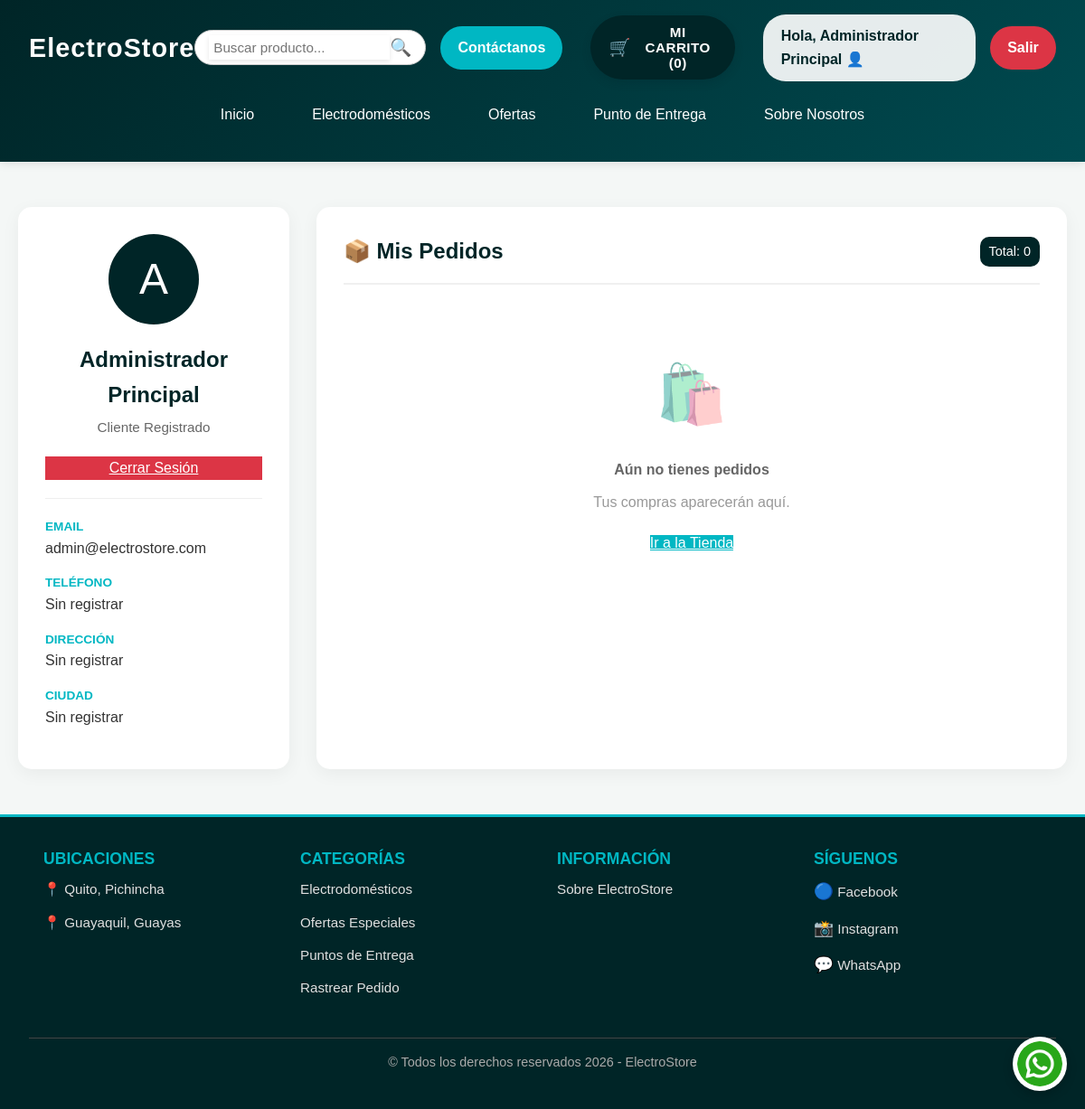
The app's page /perfil.php (signed in) with its own data.
### tables this page shows
CREATE TABLE IF NOT EXISTS Usuarios (
    id_usuario INT AUTO_INCREMENT PRIMARY KEY,
    nombre VARCHAR(100) NOT NULL,
    email VARCHAR(100) NOT NULL UNIQUE,
    contrasena VARCHAR(255) NOT NULL,
    rol ENUM('usuario', 'admin') DEFAULT 'usuario',
    telefono VARCHAR(20),
    direccion TEXT,
    ciudad VARCHAR(100),
    codigo_postal VARCHAR(20),
    activo TINYINT(1) DEFAULT 1,
    fecha_creacion DATETIME DEFAULT CURRENT_TIMESTAMP
);

### perfil.php (the view, shortened to what this page needs)
<?php
require 'includes/header.php';
require 'php/conexion.php';
$id_usuario = $_SESSION['user_id'];
$stmtUser = $conn->prepare("SELECT nombre, email, telefono, direccion, ciudad FROM Usuarios WHERE id_usuario = ?");
$stmtUser->execute([$id_usuario]);
$usuario = $stmtUser->fetch(PDO::FETCH_ASSOC);
$stmt = $conn->prepare("SELECT * FROM Pedidos WHERE id_usuario = ? ORDER BY fecha_pedido DESC");
$stmt->execute([$id_usuario]);
$pedidos = $stmt->fetchAll(PDO::FETCH_ASSOC);
?>
<main>
    <div class="profile-wrapper">
        <aside class="user-card">
            <div class="avatar-circle">
                <?php echo strtoupper(substr($usuario['nombre'], 0, 1)); ?>
            </div>
            <h2><?php echo htmlspecialchars($usuario['nombre']); ?></h2>
            <p>Cliente Registrado</p>
            <a href="php/logout.php" class="btn" style="background:#dc3545; color:white; width:100%; display:block; text-align:center;">Cerrar Sesión</a>
            <div class="info-list">
                <div class="info-item">
                    <strong>Email</strong>
                    <span><?php echo htmlspecialchars($usuario['email']); ?></span>
                </div>
                <div class="info-item">
                    <strong>Teléfono</strong>
                    <span><?php echo !empty($usuario['telefono']) ? htmlspecialchars($usuario['telefono']) : 'Sin registrar'; ?></span>
                </div>
                <div class="info-item">
                    <strong>Dirección</strong>
                    <span><?php echo !empty($usuario['direccion']) ? htmlspecialchars($usuario['direccion']) : 'Sin registrar'; ?></span>
                </div>
                <div class="info-item">
                    <strong>Ciudad</strong>
                    <span><?php echo !empty($usuario['ciudad']) ? htmlspecialchars($usuario['ciudad']) : 'Sin registrar'; ?></span>
                </div>
            </div>
        </aside>
        <section class="orders-card">
            <div class="orders-header">
                <h3>📦 Mis Pedidos</h3>
                <span style="background:#002527; color:white; padding:5px 10px; border-radius:10px; font-size:0.9rem;">
                    Total: <?php echo count($pedidos); ?>
                </span>
            </div>
            <?php if (count($pedidos) > 0): ?>
                <table class="custom-table">
                    <thead>
                        <tr>
                            <th>N° PEDIDO</th>
                            <th>FECHA</th>
                            <th>TOTAL</th>
                            <th>ESTADO</th>
                            <th>ACCIONES</th>
                        </tr>
                    </thead>
                    <tbody>
                        <?php foreach ($pedidos as $p): ?>
                        <tr>
                            <td data-label="Pedido"><strong>#<?php echo $p['id_pedido']; ?></strong></td>
                            <td data-label="Fecha"><?php echo date('d/m/Y', strtotime($p['fecha_pedido'])); ?></td>
                            <td data-label="Total" style="font-weight:bold; color:#002527;">$<?php echo number_format($p['total'], 2); ?></td>
                            <td data-label="Estado">
                                <span class="badge <?php echo ($p['estado'] == 'Completado') ? 'badge-success' : 'badge-warning'; ?>">
                                    <?php echo $p['estado']; ?>
                                </span>
                            </td>
                            <td data-label="Acciones">
                                <a href="php/descargar_factura.php?pedido=<?php echo $p['id_pedido']; ?>&print=true" target="_blank" class="btn-invoice">
                                    📄 Ver Factura
                                </a>
                            </td>
                        </tr>
                        <?php endforeach; ?>
                    </tbody>
                </table>
            <?php else: ?>
                <div style="text-align:center; padding: 40px;">
                    <div style="font-size: 4rem; margin-bottom: 20px; opacity: 0.5;">🛍️</div>
                    <h4 style="color: #666; margin-bottom: 10px;">Aún no tienes pedidos</h4>
                    <p style="color: #999; margin-bottom: 20px;">Tus compras aparecerán aquí.</p>
                    <a href="tienda.php" class="btn" style="background: #00B7C3; color: white;">Ir a la Tienda</a>
                </div>
            <?php endif; ?>
        </section>
    </div>
</main>
<?php require 'includes/footer.php'; ?>

### includes/header.php (shortened to what this page needs)
<?php
$version = time();
?>
<!DOCTYPE html>
<html lang="es">
<head>
    <link rel="stylesheet" href="css/style.css?v=<?php echo $version; ?>">
    <link rel="stylesheet" href="css/carrito.css?v=<?php echo $version; ?>">
    <link rel="stylesheet" href="css/login.css?v=<?php echo $version; ?>">
    <link rel="stylesheet" href="css/shop.css?v=<?php echo $version; ?>">
</head>
<body>
    <header class="header">
        <div class="div_header">
            <div class="logo_actions_header">
                <h1><a href="index.php" style="text-decoration:none; color:white;">ElectroStore</a></h1>
                <div class="actions_1_header">
                    <form action="buscar.php" method="GET" style="display: flex; align-items: center; background: white; border-radius: 20px; padding: 5px 15px; border: 1px solid #ccc;">
                        <input type="text" name="q" placeholder="Buscar producto..." required
                            style="border: none; outline: none; padding: 5px; width: 200px; border-radius: 0;">
                        <button type="submit" style="background: none; border: none; cursor: pointer; font-size: 1.2rem;">🔍</button>
                    </form>
                    <a href="https://wa.me/+593984562834" class="btn" target="_blank" style="margin-right: 15px;">Contáctanos</a>
                    <button id="btnCarrito">Mi carrito (0)</button>
                    <?php if(isset($_SESSION['user_id'])): ?>
                        <a href="perfil.php" class="btn" style="background:rgba(255,255,255,0.9); color:#002527; font-weight:bold; text-decoration:none; margin-left: 15px;">
                            Hola, <?php echo htmlspecialchars($_SESSION['user_name'] ?? 'Cliente'); ?> 👤
                        </a>
                        <a href="php/logout.php" class="btn" style="background-color: #dc3545; color: white;">Salir</a>
                    <?php else: ?>
                        <a href="login.php" class="btn" style="margin-left: 15px;">Ingresar</a>
                    <?php endif; ?>
                </div>
            </div>
            <div class="actions_2_header">
                <nav class="nav">
                    <a href="index.php">Inicio</a>
                    <a href="tienda.php">Electrodomésticos</a>
                    <a href="galeria.php">Ofertas</a>
                    <a href="entrega.php">Punto de Entrega</a>
                    <a href="about.php">Sobre Nosotros</a>
                </nav>
            </div>
        </div>
    </header>

### includes/footer.php (shortened to what this page needs)
<a href="https://wa.me/+593984562834" target="_blank">
        <img src="Img/whatsapp.png" alt="WhatsApp" class="whatsapp-logo"
             style="position: fixed; bottom: 20px; right: 20px; width: 60px; height: 60px; cursor: pointer; z-index: 999; box-shadow: 0 4px 12px rgba(0,0,0,0.2); border-radius: 50%; transition: transform 0.3s ease;">
    </a>
    <footer class="footer">
        <div class="footer-columns">
            <div>
                <h4>UBICACIONES</h4>
                <p>
                    <a href="https://www.google.com/maps/search/?api=1&query=Quito+Ecuador" target="_blank" class="footer-link">
                        📍 Quito, Pichincha
                    </a>
                </p>
                <p>
                    <a href="https://www.google.com/maps/search/?api=1&query=Guayaquil+Ecuador" target="_blank" class="footer-link">
                        📍 Guayaquil, Guayas
                    </a>
                </p>
            </div>
            <div>
                <h4>CATEGORÍAS</h4>
                <p><a href="tienda.php" class="footer-link">Electrodomésticos</a></p>
                <p><a href="galeria.php" class="footer-link">Ofertas Especiales</a></p>
                <p><a href="entrega.php" class="footer-link">Puntos de Entrega</a></p>
                <p><a href="<?php echo isset($_SESSION['user_id']) ? 'perfil.php' : 'login.php'; ?>" class="footer-link">Rastrear Pedido</a></p>
            </div>
            <div>
                <h4>INFORMACIÓN</h4>
                <p><a href="about.php" class="footer-link">Sobre ElectroStore</a></p>
            </div>
            <div>
                <h4>SÍGUENOS</h4>
                <p>
                    <a href="https://facebook.com" target="_blank" class="footer-link">
                        <span style="font-size:1.1rem">🔵</span> Facebook
                    </a>
                </p>
                <p>
                    <a href="https://instagram.com" target="_blank" class="footer-link">
                        <span style="font-size:1.1rem">📸</span> Instagram
                    </a>
                </p>
                <p>
                    <a href="https://wa.me/+593984562834" target="_blank" class="footer-link">
                        <span style="font-size:1.1rem">💬</span> WhatsApp
                    </a>
                </p>
            </div>
        </div>
        <p style="margin-top: 30px; border-top: 1px solid #444; padding-top: 15px; font-size: 0.9rem; color: #aaa;">
            © Todos los derechos reservados 2026 - ElectroStore
        </p>
    </footer>
</body>
</html>

### css/style.css (style rules this page uses)
* { margin: 0; padding: 0; box-sizing: border-box; font-family: 'Arial', 'Segoe UI', sans-serif; }
body { background-color: #f5f5f5; color: #333; line-height: 1.6; }
.header { background: linear-gradient(135deg, #002527 0%, #004a50 100%); color: white; padding: 1rem 2rem; box-shadow: 0 2px 10px rgba(0, 0, 0, 0.1); }
.div_header { max-width: 1200px; margin: 0 auto; }
.logo_actions_header { display: flex; justify-content: space-between; align-items: center; margin-bottom: 1rem; }
.logo_actions_header h1 { font-size: 1.8rem; font-weight: bold; letter-spacing: 1px; }
.actions_1_header { display: flex; align-items: center; gap: 1rem; }
.actions_1_header input { padding: 0.7rem 1rem; border-radius: 25px; border: none; box-shadow: 0 2px 5px rgba(0, 0, 0, 0.1); font-size: 0.95rem; }
.actions_1_header .btn { background-color: #00B7C3; color: white; padding: 0.7rem 1.2rem; text-decoration: none; border-radius: 25px; transition: background-color 0.3s, transform 0.2s; font-weight: bold; border: none; cursor: pointer; }
.actions_2_header { margin-bottom: 1rem; }
.nav { display: flex; justify-content: center; gap: 2rem; flex-wrap: wrap; }
.nav a { text-decoration: none; color: white; font-weight: 500; transition: color 0.3s, background-color 0.3s, padding 0.3s; padding: 0.5rem 1rem; border-radius: 5px; }
.footer { background-color: #002527; color: white; padding: 2rem; text-align: center; margin-top: 50px; border-top: 3px solid #00B7C3; }
.footer-columns { display: flex; justify-content: space-around; text-align: left; margin-bottom: 1rem; max-width: 1200px; margin-left: auto; margin-right: auto; }
.footer-columns div { flex: 1; padding: 0 1rem; }
.footer-columns h4 { margin-bottom: 0.5rem; color: #00B7C3; font-size: 1.1rem; }
.footer p { margin: 0.5rem 0; font-size: 0.95rem; }
.whatsapp-logo { position: fixed; bottom: 30px; right: 30px; width: 60px; height: 60px; cursor: pointer; z-index: 1000; border-radius: 50%; box-shadow: 0 4px 15px rgba(0, 0, 0, 0.2); transition: all 0.3s ease; background: white; padding: 5px; }

### includes/header.php (style rules this page uses)
#btnCarrito { background-color: #002527; color: white !important; border: none; padding: 10px 20px; border-radius: 50px; font-weight: 600; font-size: 0.95rem; cursor: pointer; display: flex; align-items: center; gap: 8px; transition: all 0.3s ease; box-shadow: 0 4px 10px rgba(0, 37, 39, 0.2); text-transform: uppercase; letter-spacing: 0.5px; }
#btnCarrito::before { content: '🛒'; font-size: 1.2rem; }
main { display: block !important; width: 100% !important; clear: both !important; }

### perfil.php (style rules this page uses)
body { background-color: #f4f7f6; }
.profile-wrapper { max-width: 1200px; margin: 50px auto; padding: 0 20px; display: grid; grid-template-columns: 300px 1fr; gap: 30px; }
.user-card { background: white; border-radius: 15px; box-shadow: 0 5px 20px rgba(0,0,0,0.05); padding: 30px; text-align: center; height: fit-content; }
.avatar-circle { width: 100px; height: 100px; background: #002527; color: white; border-radius: 50%; display: flex; align-items: center; justify-content: center; font-size: 3rem; margin: 0 auto 20px; }
.user-card h2 { color: #002527; margin-bottom: 5px; font-size: 1.5rem; }
.user-card p { color: #666; margin-bottom: 20px; font-size: 0.95rem; }
.info-list { text-align: left; margin-top: 20px; border-top: 1px solid #eee; padding-top: 20px; }
.info-item { margin-bottom: 15px; }
.info-item strong { display: block; color: #00B7C3; font-size: 0.85rem; text-transform: uppercase; }
.info-item span { color: #333; font-weight: 500; }
.orders-card { background: white; border-radius: 15px; box-shadow: 0 5px 20px rgba(0,0,0,0.05); padding: 30px; }
.orders-header { display: flex; justify-content: space-between; align-items: center; margin-bottom: 30px; border-bottom: 2px solid #f0f0f0; padding-bottom: 15px; }
.orders-header h3 { font-size: 1.5rem; color: #002527; margin: 0; }

### includes/footer.php (style rules this page uses)
.footer-link { color: #e0e0e0; text-decoration: none; transition: all 0.3s ease; display: inline-block; }
.footer-columns p { margin-bottom: 12px; }

### records on screen
usuarios: nombre "A", nombre "Administrador Principal", email "admin@electrostore.com"

### other values on screen
$_SESSION['user_name'] "Administrador Principal"
count($pedidos) "0"
